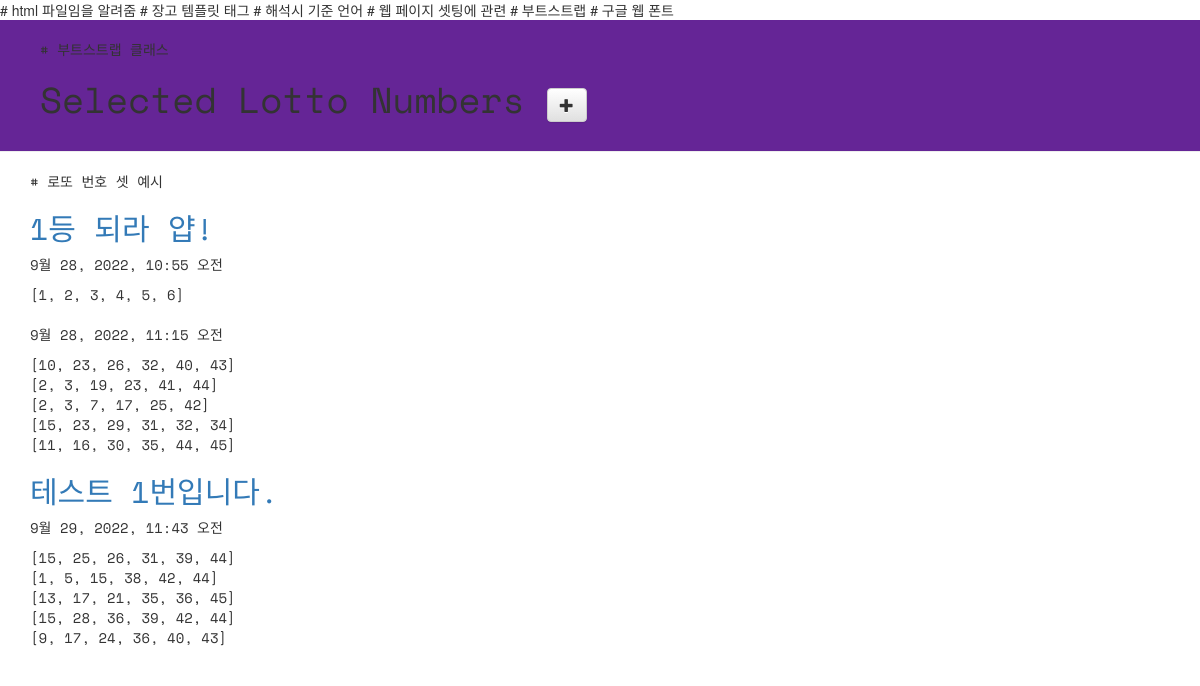
Page /lotto/ on the committed database.
### lotto/models.py (models this page shows, shortened)
class GuessNumbers(models.Model):
    name = models.CharField(max_length=24) # 로또 번호 리스트의 이름
    text = models.CharField(max_length=255) # 로또 번호 리스트에 대한 설명
    lottos = models.CharField(max_length=255, default='[1, 2, 3, 4, 5, 6]') # 로또 번호들이 담길 str
    num_lotto = models.IntegerField(default=5) # 6개 번호 set의 갯수
    update_date = models.DateTimeField()

### lotto/views.py (the view)
# urls.py: path('lotto/', views.index, name='index'),
def index(request):
    lottos = GuessNumbers.objects.all()
    return render(request, 'lotto/default.html', {'lottos':lottos})

### lotto/templates/lotto/default.html (shortened to what this page needs)
<!DOCTYPE html> # html 파일임을 알려줌
{% load static %} # 장고 템플릿 태그
<html lang="ko"> # 해석시 기준 언어
<head>
  <meta name="viewport" content="width=device-width, initial-scale=1"> # 웹 페이지 셋팅에 관련
  <link rel="stylesheet" href="//maxcdn.bootstrapcdn.com/bootstrap/3.2.0/css/bootstrap.min.css"> # 부트스트랩
  <link rel="stylesheet" href="//maxcdn.bootstrapcdn.com/bootstrap/3.2.0/css/bootstrap-theme.min.css">
  <link href="//fonts.googleapis.com/css?family=Space+Mono" rel="stylesheet"> # 구글 웹 폰트
  <link rel="stylesheet" href="{% static 'css/lotto.css' %}">
</head>
<body>
  <div class="page-header"> # 부트스트랩 클래스
    <h1>
      <a href="{% url 'new_lotto' %}">
        <span class="glyphicon glyphicon-plus btn btn-default"></span>
      </a>
    </h1>
  </div>
  <div class="container lotto"> # 로또 번호 셋 예시
    {% for lotto in lottos %}
      <h2><a href="{% url 'detail' lottokey=lotto.pk %}">{{lotto.text}}</a></h2>
      <p>{{ lotto.update_date }}</p>
      <p>{{ lotto.lottos | linebreaksbr }}</p>
    {% endfor %}
  </div>
</body>
</html>

### lotto/static/css/lotto.css (style rules this page uses)
.page-header { background-color: #652596; margin-top: 0; padding: 20px 20px 20px 40px; font-family: 'Space Mono', monospace; }
.page-header h1 { # 모든 h1 태그를 가리킴 color: #FFFFFF; }
.container { font-family: 'Space Mono', monospace; }
.container h2 { color: #b9f442; }

### rows in the picture
GuessNumbers: text "1등 되라 얍!", update_date "9월 28, 2022, 10:55 오전", lottos "[1, 2, 3, 4, 5, 6]"
GuessNumbers: update_date "9월 28, 2022, 11:15 오전", lottos "[10, 23, 26, 32, 40, 43] [2, 3, 19, 23, 41, 44] [2, 3, 7, 17, 25, 42] [15, 23, 29, 31, 32, 34] [11, 16, 30, 35, 44, 45]"
GuessNumbers: text "테스트 1번입니다.", update_date "9월 29, 2022, 11:43 오전", lottos "[15, 25, 26, 31, 39, 44] [1, 5, 15, 38, 42, 44] [13, 17, 21, 35, 36, 45] [15, 28, 36, 39, 42, 44] [9, 17, 24, 36, 40, 43]"
